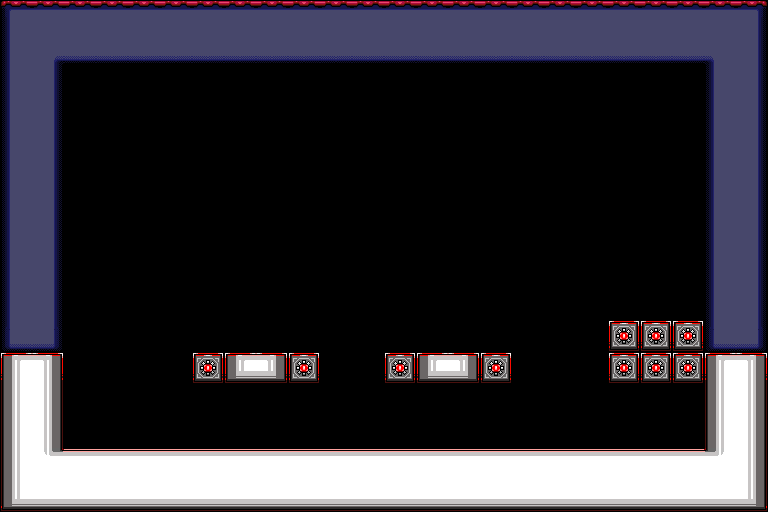

This game map was drawn from its Tiled (.tmx) file and the tilesets committed beside it. A one-line description and the trimmed map source follow:
An orthogonal 24x16 tile map with 32x32 px tiles, 1 tile layer (Solid), 3 tilesets and 17 objects (6x fire_trap, 3x health, 3x needle, 2x plataforma, player_start, ...).

<map version="1.0" orientation="orthogonal" renderorder="right-down" width="24" height="16" tilewidth="32" tileheight="32" nextobjectid="45">
 <tileset firstgid="1" name="tileset" tilewidth="32" tileheight="32" tilecount="64">
  <image source="../../images/tileset.png" width="256" height="256" />
 </tileset>
 <tileset firstgid="65" name="plataforma" tilewidth="32" tileheight="32" tilecount="2">
  <image source="../../images/plataforma.png" width="64" height="32" />
 </tileset>
 <tileset firstgid="67" name="proto_basic_item" tilewidth="16" tileheight="16" tilecount="3">
  <image source="../../images/proto_basic_item.png" width="48" height="16" />
 </tileset>
 <layer name="Solid" width="24" height="16">
  <data>[384 cells, 158 non-empty, 23 distinct tile ids]</data>
 </layer>
 <objectgroup name="Player">
  <object id="1" type="player_start" x="65.3333" y="413" width="32" height="32" />
 </objectgroup>
 <objectgroup color="#55ff00" name="Plataforma">
  <object id="36" name="v" type="plataforma" x="533" y="99" width="64" height="221">
   <properties>
    <property name="LMTTIPE" value="0" />
    <property name="TIPE" value="0" />
    <property name="dir" value="1" />
   </properties>
  </object>
  <object id="38" name="hcl" type="plataforma" x="192" y="304" width="320" height="16">
   <properties>
    <property name="LMTTIPE" value="0" />
    <property name="TIPE" value="1" />
    <property name="dir" value="0" />
   </properties>
  </object>
  <object id="40" type="spring" x="128" y="432" width="32" height="16" />
  <object id="41" type="health" gid="67" x="610" y="444" width="16" height="16" />
  <object id="42" type="health" gid="67" x="646.5" y="442" width="16" height="16" />
  <object id="43" type="health" gid="67" x="681.5" y="445.5" width="16" height="16" />
 </objectgroup>
 <objectgroup color="#0055ff" name="Enemys">
  <object id="9" type="boss" x="608" y="156" width="48" height="48" />
 </objectgroup>
 <objectgroup color="#ff0000" name="Trap">
  <object id="26" type="fire_trap" x="256" y="416" width="32" height="32" />
  <object id="28" type="fire_trap" x="416" y="416" width="32" height="32" />
  <object id="29" type="fire_trap" x="192.25" y="416" width="32" height="32" />
  <object id="30" type="fire_trap" x="479.75" y="416" width="32" height="32" />
  <object id="31" type="fire_trap" x="336" y="416" width="32" height="32" />
  <object id="32" type="fire_trap" x="560" y="416" width="32" height="32" />
  <object id="33" type="needle" x="608" y="288" width="96" height="32" />
  <object id="34" type="needle" x="192" y="320" width="128" height="32" />
  <object id="44" type="needle" x="384" y="320" width="128" height="32" />
 </objectgroup>
</map>
